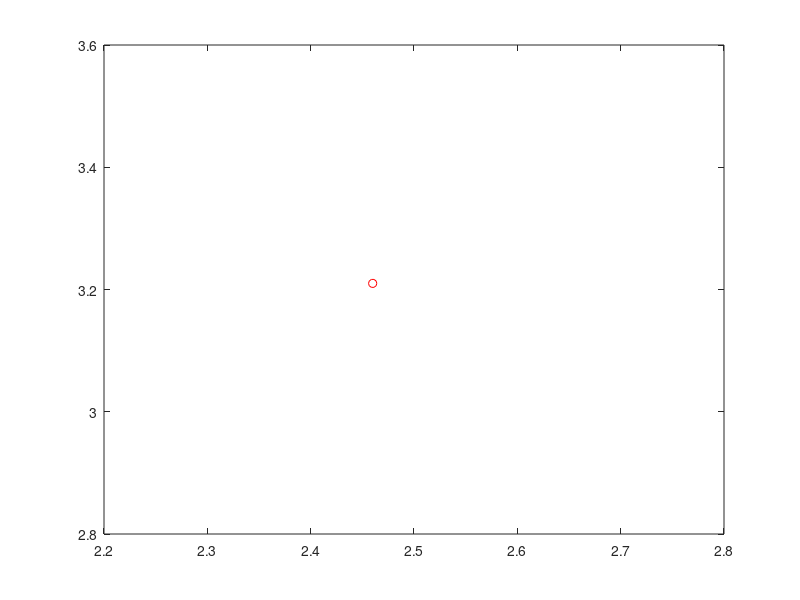

Reproduce this figure in MATLAB. (Note: this script raises an error after producing the figure.)
clear
% specify the window size
% x is from 0 to five, y is from 1 to 6
win = [0 5 1 6];
% specify grid resolutions
gridresx = 7;
gridresy = 7;
% generate first set of grid
x1 = linspace(win(1),win(2),gridresx);
y1 = linspace(win(3),win(4),gridresy);
[X1,Y1] = meshgrid(x1,y1);
% calculate the slopes at every point
slope1 = Y1.*(1-Y1);
% specify initial condition and its relative calculations
x0 = 2.46;y0 = 3.21;
slope1ini = y0*(1-y0);
%%%%%%%%%%%%%%%%%%%%%%%%%%%
% these are actually useless, just plotting
% determining length of little segments
length = min((win(2)-win(1))/gridresx,(win(4)-win(3))/gridresy);
close all
plot(x0,y0,'ro');
drawline(slope1ini,length,[x0,y0],'r-');
for i = 1:(gridresx*gridresy)
    drawline(slope1(i),length,[X1(i),Y1(i)],'b-');
end
axis(win)
axis square
%%%%%%%%%%%%%%%%%%%%%%%%%%%%%
% generate all possible x routes
y1allpermmat = permn(y1,gridresy);
% split up test x with the initial condition
x0loc = find(sort([x1 x0],'ascend')==x0);
y0loc = find(sort([y1 y0],'ascend')==y0);
x1addini = [x1(1:x0loc-1) x0 x1(x0loc:end)];
y1addini = [y1(1:y0loc-1) y0 y1(y0loc:end)];

sizeallpermmat = size(y1allpermmat);
y1inivertaddon = ones(sizeallpermmat(1),1)*y0;
y1allpermmat = [y1allpermmat(:,1:x0loc-1) y1inivertaddon y1allpermmat(:,x0loc:end)];
% start loop calculation, record all differences of slope
errorvec = [];
for i = 1:sizeallpermmat(1)
    y1numroute = y1allpermmat(i,:);
    y1index = find(y1addini,y1numroute(1));
    testslopeprev = slope1(1,y1index);
    errorcum = 0;
    for j = 2:(sizeallpermmat(2)+1)
        y1index = find(y1addini==y1numroute(j));
        testslope = slope1(j,y1index);
        intermediateslope = (y1numroute(j)-y1numroute(j-1))/(x1addini(j)-x1addini(j-1));
        errorcum = errorcum+abs(testslopeprev+testslope-intermediateslope);
        testslopeprev = testslope;
    end
    errorvec = [errorvec errorveccum];
end
